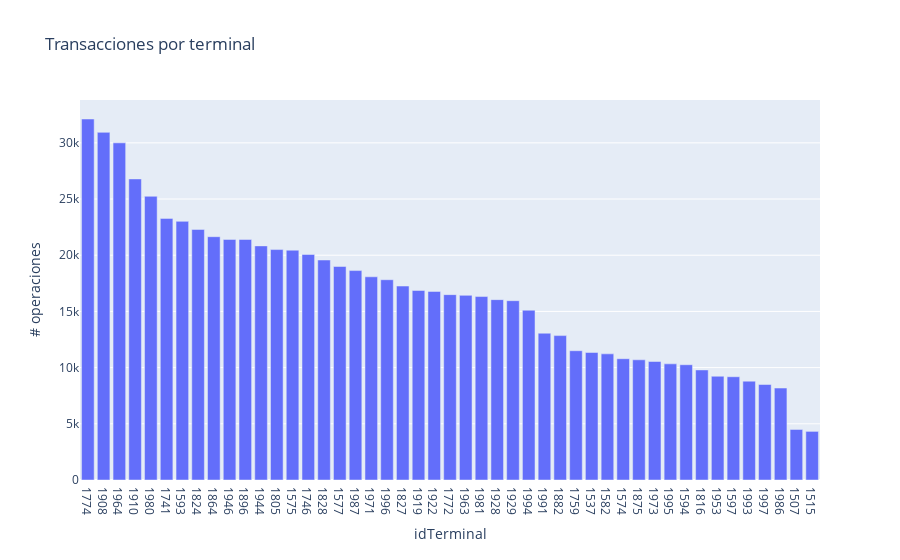

The cell this chart's notebook holds for it:
### Code cell
fig=px.bar(term_table, x=term_table.index, y='# operaciones', title='Transacciones por terminal')
fig.show()

### Figure 1 — Plotly figure (JSON) as saved in the notebook; plotly's stock layout.template omitted (floating-point values rounded to 4 significant figures)
{"data": [{"alignmentgroup": "True", "hovertemplate": "idTerminal=%{x}<br># operaciones=%{y}<extra></extra>", "legendgroup": "", "marker": {"color": "#636efa", "pattern": {"shape": ""}}, "name": "", "offsetgroup": "", "orientation": "v", "showlegend": false, "textposition": "auto", "type": "bar", "x": ["1774", "1908", "1964", "1910", "1980", "1741", "1593", "1824", "1864", "1946", "1896", "1944", "1805", "1575", "1746", "1828", "1577", "1987", "1971", "1996", "1827", "1919", "1922", "1772", "1963", "1981", "1928", "1929", "1994", "1991", "1882", "1759", "1537", "1582", "1574", "1875", "1973", "1995", "1594", "1816", "1953", "1597", "1993", "1997", "1986", "1507", "1515"], "xaxis": "x", "y": [32122, 30933, 29999, 26789, 25243, 23278, 23014, 22295, 21649, 21405, 21403, 20831, 20504, 20448, 20067, 19576, 18998, 18635, 18081, 17820, 17259, 16865, 16778, 16494, 16429, 16323, 16049, 15956, 15108, 13061, 12849, 11503, 11346, 11224, 10791, 10695, 10543, 10335, 10258, 9794, 9232, 9188, 8794, 8498, 8183, 4496, 4325], "yaxis": "y"}], "layout": {"barmode": "relative", "legend": {"tracegroupgap": 0}, "title": {"text": "Transacciones por terminal"}, "xaxis": {"anchor": "y", "domain": [0, 1], "title": {"text": "idTerminal"}}, "yaxis": {"anchor": "x", "domain": [0, 1], "title": {"text": "# operaciones"}}}}
